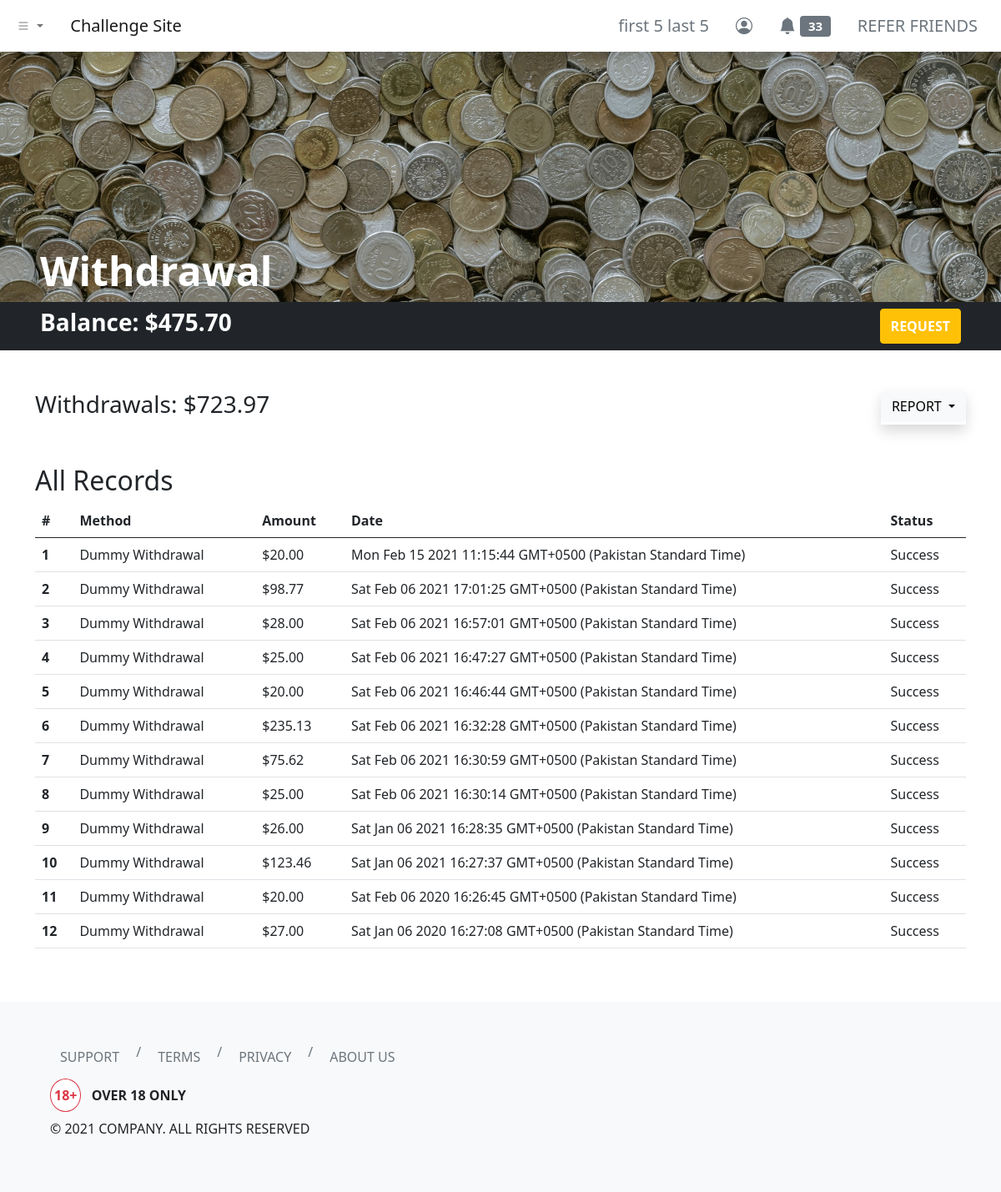
/dashboard/withdrawal/index.php (signed in), run on an earlier commit of the app's database.
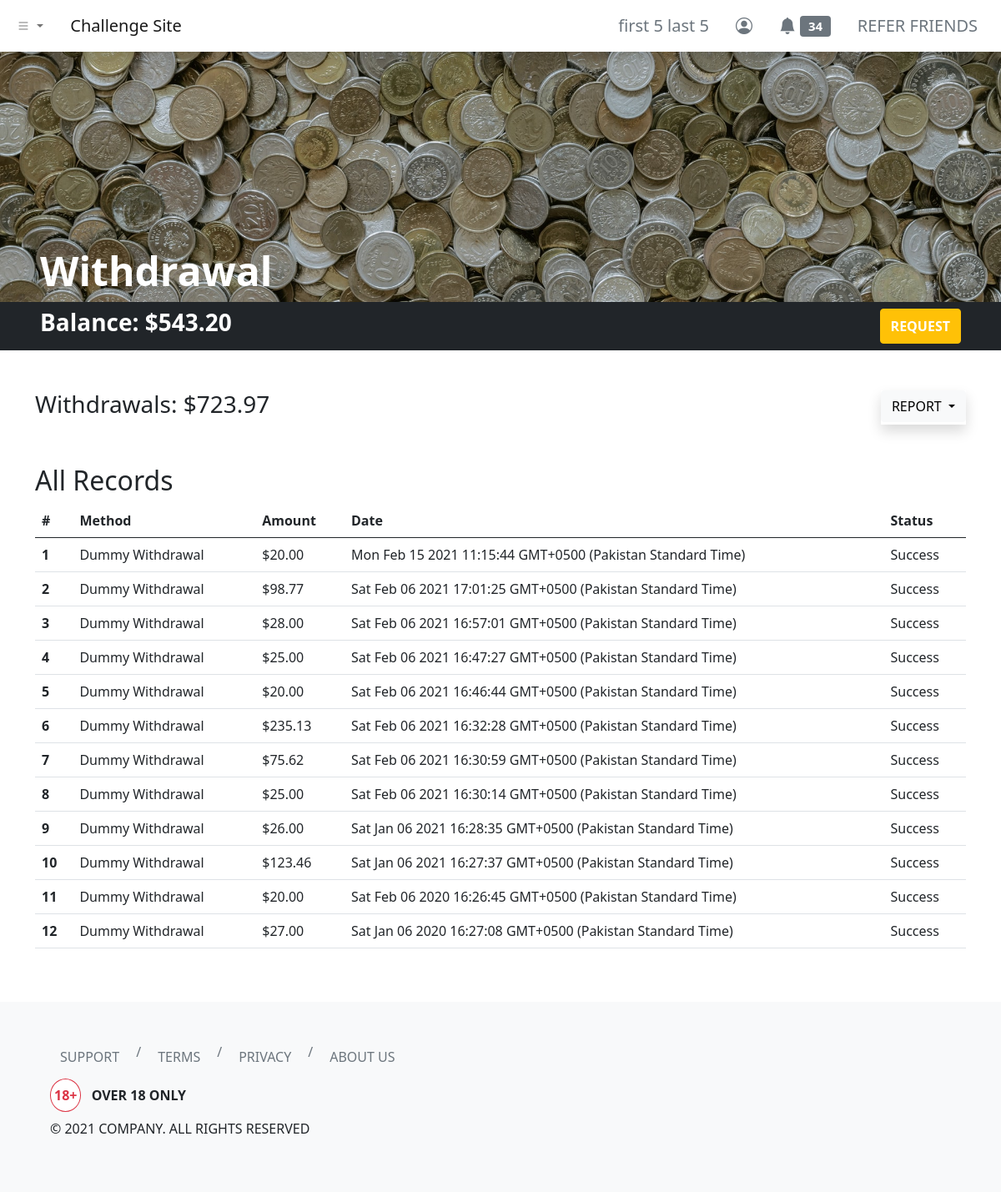
And on a later commit of the database.
### tables this page shows
CREATE TABLE `users` (
  `id` int(11) NOT NULL,
  `username` varchar(255) NOT NULL,
  `first_name` varchar(255) NOT NULL,
  `last_name` varchar(255) NOT NULL,
  `email` varchar(255) NOT NULL,
  `user_password` varchar(255) NOT NULL,
  `balance` decimal(65,30) UNSIGNED NOT NULL DEFAULT 0.000000000000000000000000000000,
  `skill_points` int(11) NOT NULL
);

### dashboard/withdrawal/index.php (the view, shortened to what the changed rows need)
<?php
include '../../header.php';
?>
<link rel="stylesheet" href="./index.css">
<div class="hero bg-dark d-flex align-items-end px-5">
    <h1 class="text-white display-5 fw-bold">Withdrawal</h1>
</div>
<div class="container-fluid bg-dark py-2 px-5">
    <div class="row">
        <div class="col d-flex justify-content-between">
            <h3 class="text-white fw-bold">Balance:
                <?php
                include_once '../../php-apis/db-config.php';
                $user_id = $_SESSION['id'];
                $sql3 = "SELECT * FROM users WHERE id=$user_id";
                $result3 = mysqli_query($conn, $sql3);
                if (mysqli_num_rows($result3) > 0) {
                    while ($row3 = mysqli_fetch_assoc($result3)) {
                        echo '$' . number_format($row3['balance'], 2, '.', '');
                    }
                } else {
                    header("Location: ../../php-apis/logout.php");
                    die();
                }
                ?>
            </h3>
            <button type="button" class="btn btn-warning text-uppercase text-white fw-bold" data-bs-toggle="modal" data-bs-target="#withdrawalModal">
                Request
            </button>
        </div>
    </div>
</div>
<div class="container my-5">
    <div class="row">
        <div class="col">
            <h2 class="text-capitalize"><?php echo (isset($_GET['report-filter']) && !empty($_GET['report-filter'])) ? (str_replace("-", " ", mysqli_real_escape_string($conn, clean_input($_GET['report-filter'])))) : ("All") ?> Records</h2>
            <table class="table">
                <thead>
                    <tr>
                        <th scope="col">#</th>
                        <th scope="col">Method</th>
                        <th scope="col">Amount</th>
                        <th scope="col">Date</th>
                        <th scope="col">Status</th>
                    </tr>
                </thead>
                <tbody>
                    <?php
                    if (isset($_GET['report-filter']) && !empty($_GET['report-filter'])) {
                        $reportFilter = mysqli_real_escape_string($conn, clean_input($_GET["report-filter"]));
                        switch ($reportFilter) {
                            case "current-month":
                                $sql2 = "SELECT * FROM withdrawal_log WHERE MONTH(server_timestamp) = MONTH(CURRENT_DATE()) AND YEAR(server_timestamp) = YEAR(CURRENT_DATE()) AND withdrawal_by = $user_id ORDER BY server_timestamp DESC";
                                break;
                            case "previous-month":
                                $sql2 = "SELECT * FROM withdrawal_log WHERE YEAR(server_timestamp) = YEAR(CURRENT_DATE() - INTERVAL 1 MONTH) AND MONTH(server_timestamp) = MONTH(CURRENT_DATE() - INTERVAL 1 MONTH) AND withdrawal_by = $user_id ORDER BY server_timestamp DESC";
                                break;
                            case "current-year":
                                $sql2 = "SELECT * FROM withdrawal_log WHERE YEAR(server_timestamp) = YEAR(CURRENT_DATE()) AND withdrawal_by = $user_id ORDER BY server_timestamp DESC";
                                break;
                            case "all":
                                $sql2 = "SELECT * FROM withdrawal_log WHERE withdrawal_by = $user_id ORDER BY server_timestamp DESC";
                                break;
                            default:
                                $sql2 = "SELECT * FROM withdrawal_log WHERE withdrawal_by = $user_id ORDER BY server_timestamp DESC";
                        }
                    } else {
                        $sql2 = "SELECT * FROM withdrawal_log WHERE withdrawal_by = $user_id ORDER BY server_timestamp DESC";
                    }
                    $result2 = mysqli_query($conn, $sql2);
                    if (mysqli_num_rows($result2) > 0) {
                        $count = 1;
                        while ($row2 = mysqli_fetch_assoc($result2)) {
                    ?>
                            <tr>
                                <th scope="row"><?php echo $count; ?></th>
                            </tr>
                        <?php
                            $count++;
                        }
                    } else {
                        ?>
                        <tr>
                            <td colspan="4" class="text-center text-danger">No Records Found!</td>
                        </tr>
                    <?php } ?>
                </tbody>
            </table>
        </div>
    </div>
</div>
<?php
include '../../footer.php';
?>

### header.php (shortened to what the changed rows need)
<?php
function urlPrefix()
{
    if (basename(getcwd()) === basename(__DIR__)) {
        return './';
    } elseif (basename(dirname(getcwd())) === basename(__DIR__)) {
        return '../';
    } elseif (basename(dirname(dirname(getcwd()))) === basename(__DIR__)) {
        return '../../';
    } elseif (basename(dirname(dirname(dirname(getcwd())))) === basename(__DIR__)) {
        return '../../../';
    } else {
        return './';
    }
}
?>
<!DOCTYPE html>
<html lang="en">
<head>
    <link href="https://cdn.jsdelivr.net/npm/bootstrap@5.0.0-beta2/dist/css/bootstrap.min.css" rel="stylesheet">
    <link rel="stylesheet" href="https://cdn.jsdelivr.net/npm/bootstrap-icons@1.3.0/font/bootstrap-icons.css">
</head>
<body>
    <nav class="navbar navbar-expand-sm navbar-light bg-white shadow">
        <div class="container-fluid">
            <div class="collapse navbar-collapse" id="navbarNavDropdown">
                <ul class="navbar-nav ms-auto">
                    <?php if (isset($_SESSION['id'])) { ?>
                        <li class="nav-item">
                            <a class="btn btn-lg btn-outline-secondary border-0" aria-current="page" href="<?php echo urlPrefix() . 'dashboard/profile/'; ?>">
                                <?php
                                include_once urlPrefix() . 'php-apis/db-config.php';
                                $user_id = $_SESSION['id'];
                                $sql = "SELECT * FROM users WHERE id=$user_id";
                                $result = mysqli_query($conn, $sql);
                                if (mysqli_num_rows($result) > 0) {
                                    while ($row = mysqli_fetch_assoc($result)) {
                                        echo $row['first_name'] . ' ' . $row['last_name'];
                                    }
                                } else {
                                    header("Location: " . urlPrefix() . "php-apis/logout.php");
                                    die();
                                }
                                ?>
                            </a>
                        </li>
                        <li class="nav-item">
                            <a class="btn btn-lg btn-outline-secondary border-0" aria-current="page" href="<?php echo urlPrefix() . 'dashboard/notifications/'; ?>">
                                <i class="bi bi-bell-fill"></i>
                                <span class="badge bg-secondary">
                                    <?php
                                    $sql2 = "SELECT COUNT(*) AS unread_notifs FROM notifications WHERE notif_for = $user_id AND notif_status = 'unread'";
                                    $result2 = mysqli_query($conn, $sql2);
                                    if (mysqli_num_rows($result2) > 0) {
                                        while ($row2 = mysqli_fetch_assoc($result2)) {
                                            echo $row2['unread_notifs'];
                                        }
                                    } else {
                                        echo "0";
                                    }
                                    ?>
                                </span>
                            </a>
                        </li>
                    <?php } else { ?>
                        <li class="nav-item">
                            <a class="btn btn-lg btn-outline-secondary border-0" aria-current="page" href="<?php echo urlPrefix() . 'login/'; ?>">ENTER</a>
                        </li>
                    <?php } ?>
                </ul>
            </div>
        </div>
    </nav>

What changed in the data, as far as the page shows it:
changed users "first 5": balance "475.70" → "543.20"
Also different on the page:
new list line: "34"
list line gone: "33"
